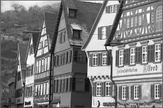
%> input picture part2/Old_house.jpg, 163 x 108 px, shrunk from 275 x 183 before the run
$ octave sxv234_assignment1_part2.m   (GNU Octave 9; MATLAB toolbox functions it lacks are replaced by stand-ins)
%> lines starting %> are read from the running program, lines starting %| are printed output that depends on the picture
### part2/show_image.m
function show_image(img)
% SHOW_IMAGE Image

figure % creates a new Figure window
colormap(gray);
imagesc(img);

### part2/sxv234_assignment1_part2.m
old = imread('Old_house.jpg');
%> old is the input picture: size 108x163x3 uint8; min 0, max 255, mean 123.9
fsize = 5;
sig1 = 2;
n = fsize;
gf = zeros(fsize,fsize);
for i = 1:fsize
    for j = 1:fsize
        gf(i,j) = 1/(2*pi*sig1*sig1) * exp(-((i-(n+1)/2)^2+(j-(n+1)/2)^2)/(2*sig1^2));
    end
end

old = im2gray(old);
%> old: size 108x163 uint8
[red]= convolve(gf,old);
%> after the loop in convolve, `for i = 1+f1:x+f1`:
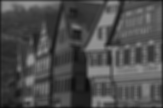
%> I2: size 108x163 double; min 12.03, max 153.1, mean 76.8
im = red;
im = uint8(im);
show_image(im)
%title('Question 1')
%%
mfsize = 5;
mf = ones(mfsize,mfsize);
mf = mf/(mfsize*mfsize);
[red1]= convolve(mf,old);
im1 = red1;
im1 = uint8(im1);
show_image(im1)
%title('Question 2')
%%
mdsize = 5;
medf = ones(mdsize,mdsize);
[red2]= simplemedian(medf,old);
%> after the loop in simplemedian, `for i = 1+f1:x+f1`:
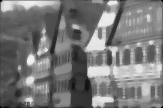
%> I2: size 108x163 double; min 0, max 243, mean 121.2
im2 = red2;
im2 = uint8(im2);
size(im2)
%> ans = [108 163]
show_image(im2)
%title('Question 3')
%%
butfly = imread(['D:\Practical\Matlab_ws\Robot Vision [06-25024] Summative_1\Part 2\','Butterfly.jpg']);
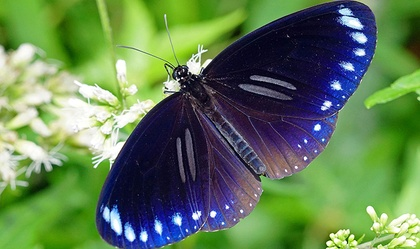
%> input picture part2/Butterfly.jpg, 420 x 249 px, shrunk from 709 x 420 before the run
%> butfly is the input picture: size 249x420x3 uint8; mean R, G, B 96.8, 125.4, 85.3
fsize=5;
msize =5;
mdsize =5;
butfly= rgb2gray(butfly);
%> butfly: size 249x420 uint8
bfsp = imnoise(butfly,'salt & pepper',.09);
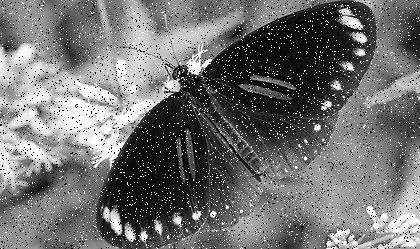
%> bfsp: size 249x420 uint8; min 0, max 255, mean 113.6
show_image(bfsp)
title('S&P')
%gaussian of sp
igsp = convolve(gf,bfsp);
%> in convolve (call 3), `I = padarray(I,[f1,f2],0,'both');`:
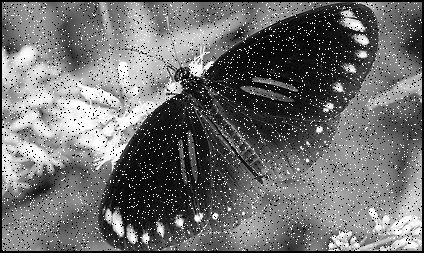
%> I: size 253x424 uint8; min 0, max 255, mean 110.7
%> after the loop in convolve (call 3), `for i = 1+f1:x+f1`:
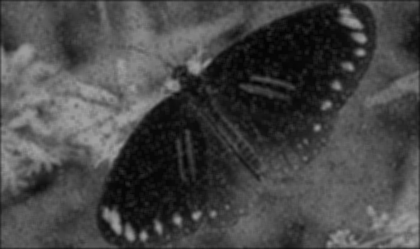
%> I2: size 249x420 double; min 4.13, max 160.2, mean 70.9
igsp = uint8(igsp);
show_image(igsp)
title('Gaussian of sp')
%mean of sp
immfsp = convolve(mf,bfsp);
%> after the loop in convolve (call 4), `for i = 1+f1:x+f1`:
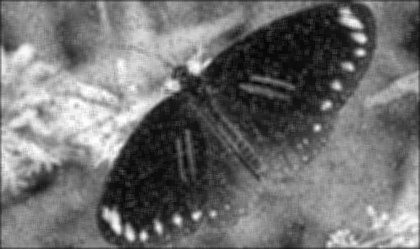
%> I2: size 249x420 double; min 6.48, max 254.4, mean 112.6
immfsp = uint8(immfsp);
show_image(immfsp)
title('mean of sp')
%median of sp
%> the run ends on the next line
immdsp = simplemedian(medf,bfsp);
% [53 lines not run here, left out]
function [red] = simplemedian(f,I)

    %get the size of images
    [x, y] = size(I);
    %get the filter sizes
    [x2,y2] = size(f);

    %from filter size get the padding no. in x and y dir
    f1 = ceil(x2/2);
    f1 = f1 - 1;
    f2 = ceil(y2/2);
    f2 = f2 - 1;

    %zero pad the 3 channels to ensure same size
    I = padarray(I,[f1,f2],0,'both');


    %create empty matrixes for holding the convulted values
    I2 = zeros(x,y);

    %loop through for convolution
    %loop through rows
    for i = 1+f1:x+f1
        %loop through columns
        for j = 1+f2:y+f2
            %convolution over red channnel
            subr = I(i-f1:i+f1,j-f2:j+f2);
            subr = double(subr);
            onedr = reshape(subr.',1,[]);
            onedr = sort(onedr);
            r = median(onedr,"all");
            I2(i-f1,j-f2) = r;

        end
    end

    %combine the convoluted matrix to form a single image
    red = I2;
end

function red = convolve(f,I)

    %get the size of Grayscale image
    [x, y] = size(I);
    %get the filter size
    [x2,y2] = size(f);

    %from filter size get the padding no. in x and y dir
    f1 = ceil(x2/2);
    f1 = f1 - 1;
    f2 = ceil(y2/2);
    f2 = f2 - 1;

    %zero pad the Gray scale image to ensure same size
    I = padarray(I,[f1,f2],0,'both');

    %create empty matrixes for holding the convoluted values
    I2 = zeros(x,y);

    %loop through for convolution
    %loop through rows
    for i = 1+f1:x+f1
        %loop through columns
        for j = 1+f2:y+f2
            %convolution over red channnel
            subr = I(i-f1:i+f1,j-f2:j+f2);
            subr = double(subr);
            r = sum(subr.*f,"all");
            I2(i-f1,j-f2) = r;
        end
    end

    %combine the convoluted matrix to form a single image
    red = I2;
end
